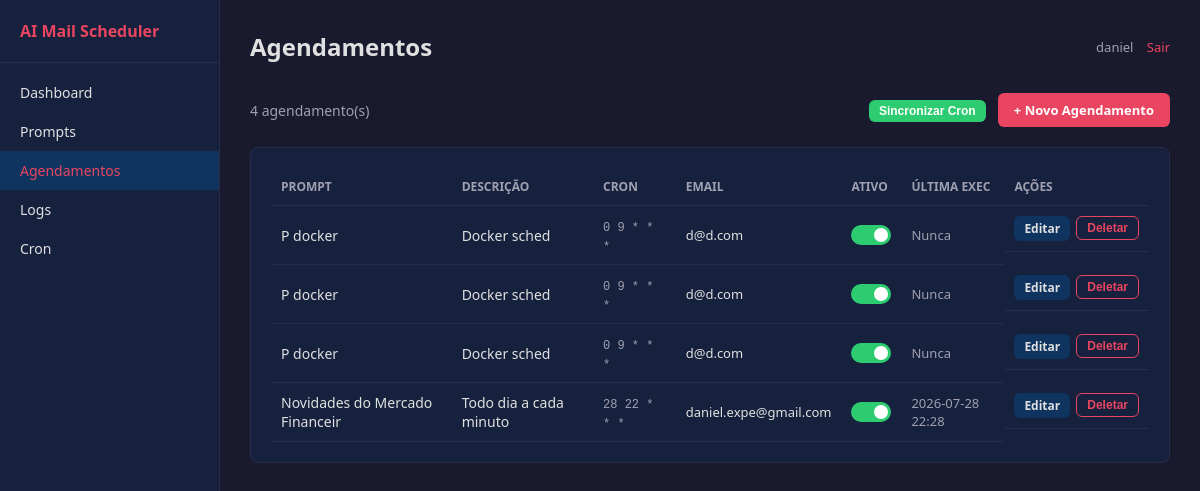
The page /schedules (signed in) on the database its author committed.
### tables this page shows
CREATE TABLE users (
            id INTEGER PRIMARY KEY AUTOINCREMENT,
            username TEXT UNIQUE NOT NULL,
            password TEXT NOT NULL,
            created_at DATETIME DEFAULT CURRENT_TIMESTAMP
        );

CREATE TABLE schedules (
            id INTEGER PRIMARY KEY AUTOINCREMENT,
            prompt_id INTEGER NOT NULL,
            cron_expr TEXT NOT NULL,
            description TEXT,
            email_to TEXT NOT NULL,
            active BOOLEAN DEFAULT 1,
            last_run_at DATETIME,
            created_at DATETIME DEFAULT CURRENT_TIMESTAMP,
            updated_at DATETIME DEFAULT CURRENT_TIMESTAMP,
            FOREIGN KEY (prompt_id) REFERENCES prompts(id)
        );

CREATE TABLE prompts (
            id INTEGER PRIMARY KEY AUTOINCREMENT,
            title TEXT NOT NULL,
            content TEXT NOT NULL,
            tone TEXT DEFAULT 'infografico',
            format TEXT DEFAULT 'html',
            active BOOLEAN DEFAULT 1,
            created_at DATETIME DEFAULT CURRENT_TIMESTAMP,
            updated_at DATETIME DEFAULT CURRENT_TIMESTAMP
        );

### app/routes.py (the view)
@routes_bp.route("/schedules")
@login_required
def schedules_list():
    schedules = Schedule.get_all()
    return render_template("schedules/list.html", schedules=schedules)

### app/__init__.py (called while the page is built)
def create_app():
    app = Flask(__name__)
    app.secret_key = os.getenv("SECRET_KEY", "dev-secret-change-me")
    login_manager.init_app(app)
    login_manager.login_view = "auth.login"
    login_manager.login_message = "Faça login para acessar esta página."
    from app.models import init_db, UserModel
    init_db(app)
    @login_manager.user_loader
    def load_user(user_id):
        return UserModel.get(user_id)
    from app.auth import auth_bp
    from app.routes import routes_bp
    app.register_blueprint(auth_bp, url_prefix="/auth")
    app.register_blueprint(routes_bp)
    return app

### app/models.py (called while the page is built)
def get_db():
    if "db" not in current_app.config:
        os.makedirs(DATABASE_DIR, exist_ok=True)
        conn = sqlite3.connect(DATABASE_PATH)
        conn.row_factory = sqlite3.Row
        conn.execute("PRAGMA journal_mode=WAL")
        conn.execute("PRAGMA foreign_keys=ON")
        current_app.config["db"] = conn
    return current_app.config["db"]

def query(sql, params=(), one=False):
    db = get_db()
    cur = db.execute(sql, params)
    if one:
        return cur.fetchone()
    return cur.fetchall()

    @staticmethod
    def get_by_id(user_id):
        return query("SELECT * FROM users WHERE id = ?", (user_id,), one=True)

    @property
    def username(self):
        return self._row["username"]

    @staticmethod
    def get(user_id):
        row = User.get_by_id(int(user_id))
        if row:
            return UserModel(row)
        return None

    @staticmethod
    def get_all():
        return query("""
            SELECT s.*, p.title as prompt_title
            FROM schedules s
            JOIN prompts p ON s.prompt_id = p.id
            ORDER BY s.created_at DESC
        """)

### app/templates/schedules/list.html (shortened to what this page needs)
{% extends "base.html" %}
{% block header %}Agendamentos{% endblock %}
{% block content %}
<div class="toolbar">
    <span style="color:var(--muted); font-size:14px;">{{ schedules|length }} agendamento(s)</span>
    <div>
        <form method="POST" action="/cron/sync" class="inline-form" style="margin-right:8px;">
            <button class="btn btn-success btn-sm">Sincronizar Cron</button>
        </form>
        <a href="/schedules/create" class="btn btn-primary">+ Novo Agendamento</a>
    </div>
</div>
{% if schedules %}
<div class="card">
    <table>
        <thead>
            <tr>
                <th>Prompt</th>
                <th>Descrição</th>
                <th>Cron</th>
                <th>Email</th>
                <th>Ativo</th>
                <th>Última Exec</th>
                <th>Ações</th>
            </tr>
        </thead>
        <tbody>
            {% for s in schedules %}
            <tr>
                <td>{{ s.prompt_title[:30] }}</td>
                <td>{{ s.description[:35] }}</td>
                <td><code style="font-size:12px; color:var(--muted);">{{ s.cron_expr }}</code></td>
                <td style="font-size:13px;">{{ s.email_to[:25] }}</td>
                <td>
                    <form method="POST" action="/schedules/{{ s.id }}/toggle" class="inline-form">
                        <label class="toggle-switch">
                            <span class="toggle-slider"></span>
                        </label>
                    </form>
                </td>
                <td style="font-size:13px; color:var(--muted);">{{ s.last_run_at[:16] if s.last_run_at else 'Nunca' }}</td>
                <td class="actions">
                    <a href="/schedules/{{ s.id }}/edit" class="btn btn-secondary btn-sm">Editar</a>
                    <form method="POST" action="/schedules/{{ s.id }}/delete" class="inline-form" onsubmit="return confirmDelete('Deletar este agendamento?')">
                        <button class="btn btn-danger btn-sm">Deletar</button>
                    </form>
                </td>
            </tr>
            {% endfor %}
        </tbody>
    </table>
</div>
{% else %}
<div class="card empty-state">
    <p>Nenhum agendamento cadastrado.</p>
    <a href="/schedules/create" class="btn btn-primary">Criar Primeiro Agendamento</a>
</div>
{% endif %}
{% endblock %}

### app/templates/base.html (shortened to what this page needs)
<!DOCTYPE html>
<html lang="pt-BR">
<head>
</head>
<body>
    <aside class="sidebar">
        <h2>AI Mail Scheduler</h2>
        <nav>
            <a href="/" class="{% if request.path == '/' %}active{% endif %}">Dashboard</a>
            <a href="/prompts" class="{% if request.path.startswith('/prompts') %}active{% endif %}">Prompts</a>
            <a href="/schedules" class="{% if request.path.startswith('/schedules') %}active{% endif %}">Agendamentos</a>
            <a href="/logs" class="{% if request.path.startswith('/logs') %}active{% endif %}">Logs</a>
            <a href="/cron/status" class="{% if request.path.startswith('/cron') %}active{% endif %}">Cron</a>
        </nav>
    </aside>
    <main class="main">
        <div class="header">
            <h1>{% block header %}Dashboard{% endblock %}</h1>
            <div class="user-info">
                {{ current_user.username }}
                <a href="/auth/logout">Sair</a>
            </div>
        </div>
        {% block content %}{% endblock %}
    </main>
</body>
</html>

### app/templates/base.html (style rules this page uses)
:root { --bg: #1a1a2e; --card: #16213e; --accent: #0f3460; --text: #e0e0e0; --muted: #a0a0b0; --red: #e94560; --green: #2ecc71; --yellow: #f39c12; --border: #2a2a4a; }
* { margin: 0; padding: 0; box-sizing: border-box; }
body { font-family: 'Segoe UI', Arial, sans-serif; background: var(--bg); color: var(--text); min-height: 100vh; display: flex; }
.sidebar { width: 220px; background: var(--card); padding: 20px 0; min-height: 100vh; border-right: 1px solid var(--border); position: fixed; top: 0; left: 0; bottom: 0; }
.sidebar h2 { color: var(--red); padding: 0 20px 20px; font-size: 16px; border-bottom: 1px solid var(--border); margin-bottom: 10px; }
.sidebar nav a { display: block; padding: 10px 20px; color: var(--text); text-decoration: none; font-size: 14px; transition: background 0.2s; }
.sidebar nav a:hover, .sidebar nav a.active { background: var(--accent); color: var(--red); }
.main { margin-left: 220px; flex: 1; padding: 30px; }
.header { display: flex; justify-content: space-between; align-items: center; margin-bottom: 30px; }
.header h1 { font-size: 24px; color: var(--text); }
.header .user-info { font-size: 13px; color: var(--muted); }
.header .user-info a { color: var(--red); text-decoration: none; margin-left: 10px; }
.card { background: var(--card); border: 1px solid var(--border); border-radius: 8px; padding: 20px; margin-bottom: 20px; }
table { width: 100%; border-collapse: collapse; }
th { text-align: left; padding: 10px; font-size: 12px; color: var(--muted); text-transform: uppercase; border-bottom: 1px solid var(--border); }
td { padding: 10px; font-size: 14px; border-bottom: 1px solid var(--border); }
.btn { display: inline-block; padding: 8px 16px; border-radius: 6px; font-size: 13px; font-weight: 600; cursor: pointer; border: none; text-decoration: none; transition: opacity 0.2s; }
.btn-primary { background: var(--red); color: #fff; }
.btn-secondary { background: var(--accent); color: var(--text); }
.btn-success { background: var(--green); color: #fff; }
.btn-danger { background: transparent; color: var(--red); border: 1px solid var(--red); }
.btn-sm { padding: 4px 10px; font-size: 12px; }
.actions { display: flex; gap: 6px; }
.toolbar { display: flex; justify-content: space-between; align-items: center; margin-bottom: 20px; }
.inline-form { display: inline; }
.toggle-switch { position: relative; display: inline-block; width: 40px; height: 20px; }
.toggle-slider { position: absolute; cursor: pointer; top: 0; left: 0; right: 0; bottom: 0; background: var(--border); border-radius: 20px; transition: 0.3s; }
.toggle-slider:before { position: absolute; content: ""; height: 14px; width: 14px; left: 3px; bottom: 3px; background: white; border-radius: 50%; transition: 0.3s; }
input:checked + .toggle-slider { background: var(--green); }
input:checked + .toggle-slider:before { transform: translateX(20px); }

### rows shown on the page
users: username "daniel"
schedules: title "P docker", description "Docker sched", cron_expr "0 9 * * *", email_to "d@d.com", last_run_at "Nunca"
schedules: title "P docker", description "Docker sched", cron_expr "0 9 * * *", email_to "d@d.com", last_run_at "Nunca"
schedules: title "P docker", description "Docker sched", cron_expr "0 9 * * *", email_to "d@d.com", last_run_at "Nunca"
schedules: title "Novidades do Mercado Financeir", description "Todo dia a cada minuto", cron_expr "28 22 * * *", email_to "daniel.expe@gmail.com", last_run_at "2026-07-28 22:28"

### other values the page prints
{{ schedules|length }} "4"
